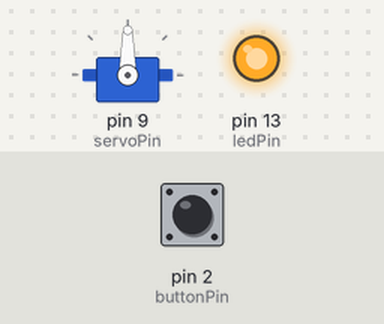
The sketch below on a simulated Arduino Uno, built with avr-gcc and run on an emulated ATmega328P. On the bench: servo, output pins drawn as LEDs (lit = HIGH). Inputs (shaded band) come from the test bench; at power-on: pin 2 (buttonPin) HIGH.

Above: at 1.2 s.
1.3 s: pin 2 (buttonPin) pulled LOW for 0.15 s
At 1.45 s:
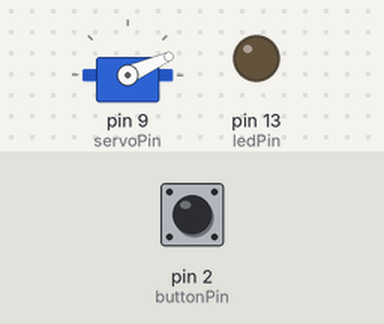
At 2.05 s:
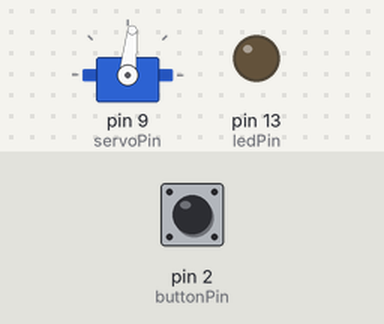
4.3 s: pin 2 (buttonPin) pulled LOW for 1 s
At 8.3 s:
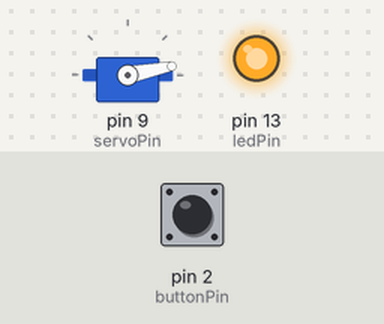
Timing chart, 0 to 9.8 s (numbered marks = the images above; inputs shaded):
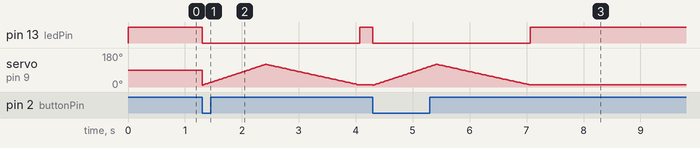

Measured:
- after the input at 1.3 s, pin 13 (ledPin): HIGH → LOW at once, → HIGH 2.8 s later
- after the input at 4.3 s, pin 13 (ledPin): HIGH → LOW at once, → HIGH 2.8 s later

The sketch:

servo.ino
```cpp
/*
Adafruit Arduino - Lesson 14. Sweep
*/

#include <Servo.h>

int servoPin = 9;

Servo servo;

int angle = 0;   // servo position in degrees
const int buttonPin = 2;     // the number of the pushbutton pin
// variables will change:
int buttonState = 0;         // variable for reading the pushbutton status
const int ledPin =  13;      // the number of the LED pin

void setup() {
  // initialize the LED pin as an output:
  pinMode(ledPin, OUTPUT);
  // initialize the pushbutton pin as an input:
  pinMode(buttonPin, INPUT_PULLUP);
  servo.attach(servoPin);
}


void loop()
{
    // read the state of the pushbutton value:
  buttonState = digitalRead(buttonPin);

  // check if the pushbutton is pressed.
  // if it is, the buttonState is HIGH:
  if (buttonState == HIGH) {
    // turn LED on:
    digitalWrite(ledPin, HIGH);
  }
  else {
    // turn LED off:
    digitalWrite(ledPin, LOW);
    for(angle = 10; angle < 120; angle++)
    {
      servo.write(angle);
      delay(10);
    }
    // now scan back from 180 to 0 degrees
    for(angle = 120; angle > 10; angle--)
    {
      servo.write(angle);
      delay(15);
    }
  }
}
```
